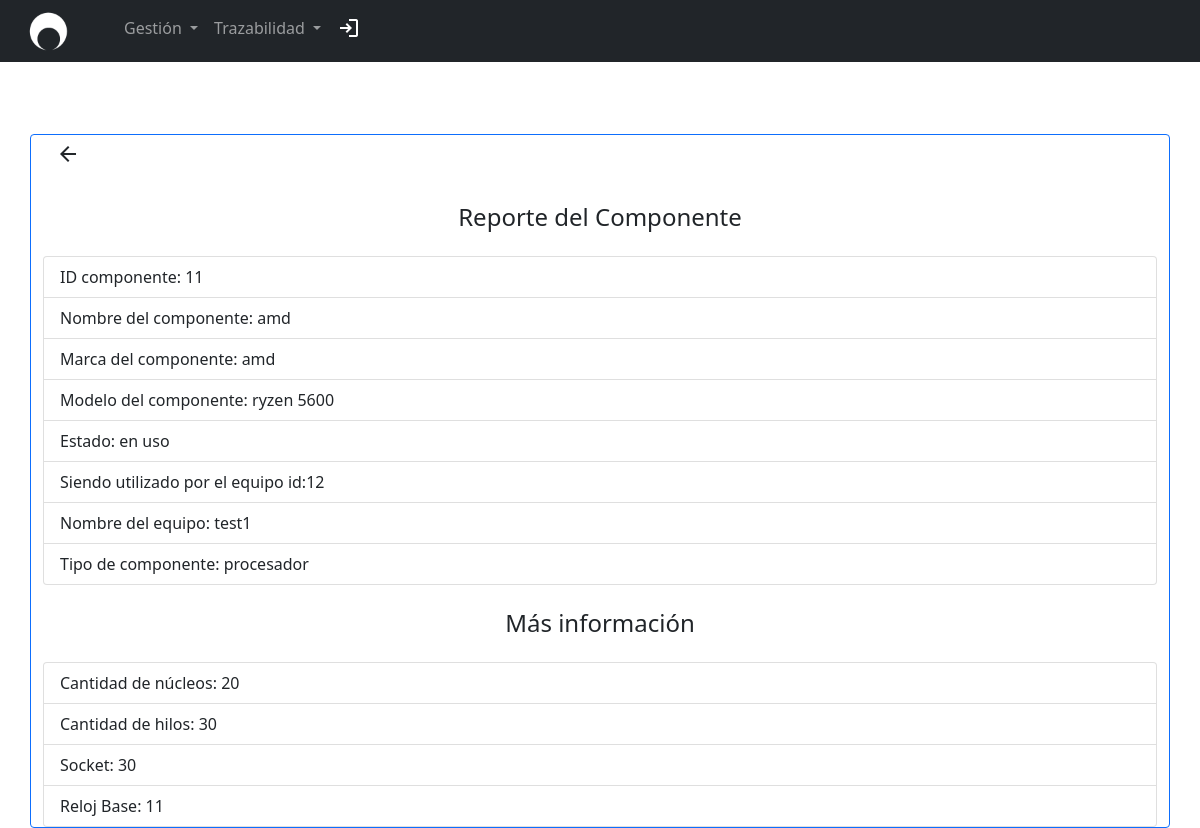
/prueba.php?p=gestion_equipos_componentes/componentes/reporte_componente&id=11&general=1 (signed in), run on an earlier commit of the app's database.
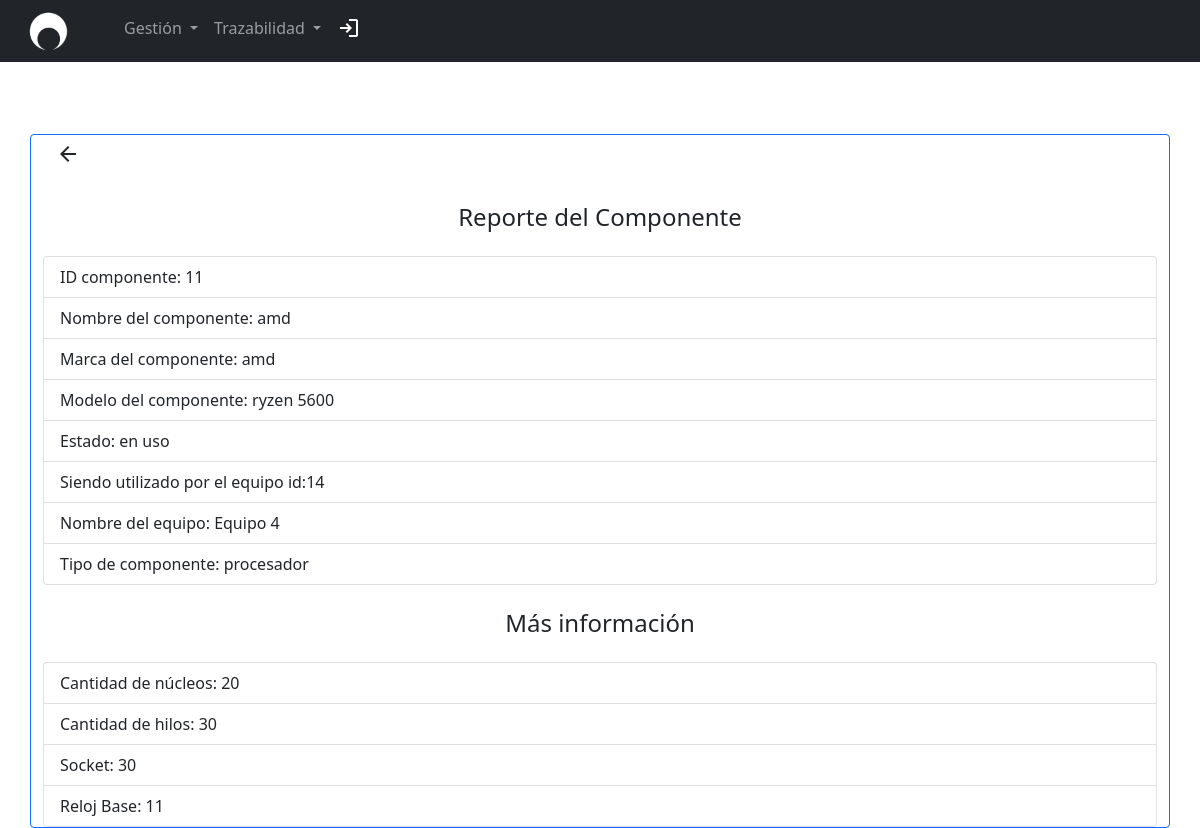
And on a later commit of the database.
### tables this page shows
CREATE TABLE `componentes` (
  `ID_COMPONENTE` int(11) NOT NULL,
  `ID_EQUIPO` int(11) DEFAULT NULL,
  `NOMBRE` varchar(30) DEFAULT NULL,
  `MARCA` varchar(30) DEFAULT NULL,
  `MODELO` varchar(30) DEFAULT NULL,
  `estado` varchar(25) NOT NULL,
  `tipo` varchar(45) NOT NULL,
  `cantidad_usos` int(11) NOT NULL
);

CREATE TABLE `equipos` (
  `ID_EQUIPO` int(11) NOT NULL,
  `ID_DEPARTAMENTO` int(11) DEFAULT NULL,
  `RUT_FUNCIONARIO` int(11) DEFAULT NULL,
  `NOMBRE_EQUIPO` varchar(30) DEFAULT NULL,
  `FECHA_ADQUISICION` date DEFAULT NULL,
  `COSTO_ADQUISICION` int(11) DEFAULT NULL,
  `CARACTERISTICAS_ADQUISICION` varchar(200) DEFAULT NULL,
  `FORMA_ADQUISICION` varchar(200) DEFAULT NULL,
  `estado` varchar(25) NOT NULL,
  `cantidad_mantenciones` int(11) NOT NULL
);

CREATE TABLE `procesadores` (
  `ID_COMPONENTE` int(11) NOT NULL,
  `NUCLEOS` varchar(30) DEFAULT NULL,
  `SOCKET` varchar(30) DEFAULT NULL,
  `RELOJ_BASE` varchar(30) DEFAULT NULL,
  `HILOS` varchar(30) DEFAULT NULL
);

### view/partials/gestion_equipos_componentes/componentes/reporte_componente.php (the view, shortened to what this page needs)
<?php
require('conexion.php');
?>
<body>
    <br>
    <br>
    <br>
    <div class="container-xl d-flex flex-column border border-primary rounded">
        <div><a class="btn btn-borderline-success" href=<?php
                                                        if (isset($_GET['general'])) {
                                                            print "prueba.php?p=gestion_equipos_componentes/componentes/gestion_componentes_general";
                                                        } else {
                                                            print "prueba.php?p=gestion_equipos_componentes/componentes/gestion_componentes&id=" . $_GET["id_equipo"];
                                                        } ?> role="button"><span class="material-icons">arrow_back</span></a></div>
        <div class="align-self-center">
            <h4 class="my-4 ">Reporte del Componente</h4>
        </div>
        <ul class="list-group">
            <?php
            $id_recibido = $_GET['id'];
            $sql_c = "SELECT * FROM componentes WHERE ID_COMPONENTE='$id_recibido';";
            $check_c = mysqli_query($conexion, $sql_c);
            if (mysqli_num_rows($check_c) != 0) {
                while ($row = mysqli_fetch_assoc($check_c)) {
                    $id_componente = $row["ID_COMPONENTE"];
                    $id_equipo = $row["ID_EQUIPO"];
                    $nombre = $row["NOMBRE"];
                    $marca = $row["MARCA"];
                    $modelo = $row["MODELO"];
                    $estado = $row["estado"];
                    $tipo = $row["tipo"];
                    if ($estado == 'en uso') {
                        $sql_e = "SELECT nombre_equipo FROM equipos WHERE id_equipo=" . $id_equipo . ";";
                        $check_e = mysqli_query($conexion, $sql_e);
                        $row_e = mysqli_fetch_assoc($check_e);
                        $nombre_equipo = $row_e["nombre_equipo"];
                    }
                    echo '<li class="list-group-item">ID componente: ' . $id_componente . '</li>';
                    echo '<li class="list-group-item">Nombre del componente: ' . $nombre . '</li>';
                    echo '<li class="list-group-item">Marca del componente: ' . $marca . '</li>';
                    echo '<li class="list-group-item">Modelo del componente: ' . $modelo . '</li>';
                    echo '<li class="list-group-item">Estado: ' . $estado . '</li>';
                    if ($estado == 'en uso') {
                        echo '<li class="list-group-item">Siendo utilizado por el equipo id:' . $id_equipo . '</li>';
                        echo '<li class="list-group-item">Nombre del equipo: ' . $nombre_equipo . '</li>';
                    }
                    echo '<li class="list-group-item">Tipo de componente: ' . $tipo . '</li>';
                }
            }
            ?>
        </ul>
        <?php
        if ($tipo != 'otros') {
        ?>
            <div class="align-self-center">
                <h4 class="my-4 ">Más información</h4>
            </div>
            <ul class="list-group">
                <?php switch ($tipo) {
                    case 'procesador':
                        $sql_t = "SELECT * FROM procesadores WHERE id_componente=" . $id_componente . ";";
                        $check_t = mysqli_query($conexion, $sql_t);
                        $row_t = mysqli_fetch_assoc($check_t);
                        $cpuNucleo = $row_t["NUCLEOS"];
                        $cpuRelojBase = $row_t["RELOJ_BASE"];
                        $cpuHilos = $row_t["HILOS"];
                        echo "<thead>";
                        echo "<tr>";
                        echo '<li class="list-group-item">Cantidad de núcleos: ' . $cpuNucleo . '</li>';
                        echo '<li class="list-group-item">Cantidad de hilos: ' . $cpuHilos . '</li>';
                        echo '<li class="list-group-item">Socket: ' . $cpuHilos . '</li>';
                        echo '<li class="list-group-item">Reloj Base: ' . $cpuRelojBase . '</li>';
                        echo '</tr>';
                        echo '</thead>';
                        break;
                } ?>
            </ul>
        <?php
        }
        ?>
    </div>
</body>
</html>

### header.php (shortened to what this page needs)
<!DOCTYPE html>
<html>
<head>
	<link href="https://cdn.jsdelivr.net/npm/bootstrap@5.1.3/dist/css/bootstrap.min.css" rel="stylesheet">
	<link rel="stylesheet" href="view/public/css/buttonStyle.css" />
</head>

### prueba.php (shortened to what this page needs)
<?php include('header.php'); ?>
<?php
$pagina = isset($_GET['p']) ? strtolower($_GET['p']) : 'inicio';
$isInAppMode = false;
if ($isInAppMode) {
    require_once "view\partials\modules\sidebar\index.php";
    require_once "view\partials\modules\page_container\up.php";
    if(isset($_GET['id'])){
        require_once "view/partials/" . $pagina . '.php?id='.$_GET['id'];
    }else if(isset($_GET['id_departamento'])){
        require_once "view/partials/" . $pagina . '.php?id_departamento='.$_GET['id_departamento'];
    }else{
        require_once "view/partials/" . $pagina . '.php';
    }
    require "view\partials\modules\page_container\down.php";
    require_once "view/partials/footer.php";
} else {
    require_once "view/partials/header.php";
    require_once "view/partials/" . $pagina . '.php';
}
?>

### view/partials/header.php (shortened to what this page needs)
<nav class="navbar navbar-expand-lg navbar-dark bg-dark">
  <div class="container-fluid">
    <a href="prueba.php?p=inicio" style="width:40px" class="col-md-1 d-flex align-items-center justify-content-center mb-3 mb-md-0 mx-3 me-md-auto link-dark text-decoration-none">
      <img style="width:150px" class="img-fluid" src="view/public/images/heritech/logo/heritech_logo_white.png" alt="">
    </a>
    <div class="collapse navbar-collapse mx-5" id="navbarNavDarkDropdown" style="color:white">
      <ul class="navbar-nav">
        <li class="nav-item dropdown">
          <a class="nav-link dropdown-toggle" href="#" id="navbarDarkDropdownMenuLink" role="button" data-bs-toggle="dropdown" aria-expanded="false">
            Gestión
          </a>
        </li>
        <li class="nav-item dropdown">
          <a class="nav-link dropdown-toggle" href="#" id="navbarDarkDropdownMenuLink" role="button" data-bs-toggle="dropdown" aria-expanded="false">
            Trazabilidad
          </a>
        </li>
        <li class="nav-item">
          <a class="nav-link active" aria-current="page" href="cerrarse.php">
            <span class="material-symbols-outlined">login</span>
          </a>
        </li>
      </ul>
    </div>
  </div>
</nav>

What changed in the data, as far as the page shows it:
changed componentes "amd": ID_EQUIPO "12" → "14"; ID_EQUIPO.NOMBRE_EQUIPO "test1" → "Equipo 4"
